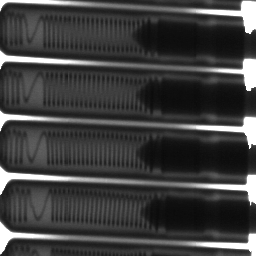
#> input picture Taller 2/images/BOUGIES.png, 256 x 256 px
$ jupyter execute Punto6Sintesis.ipynb
#> lines starting #> are read from the running program, lines starting #| are printed output that depends on the picture; after the words box and inside, x2 and y2 are one past the last pixel; in counts of white or black regions, pixels touching at a corner belong together
[cell 1]
import cv2
import matplotlib.pyplot as plt
import numpy as np

## Ejercicio de síntesis taller 2

# Ejercicio 1:

El objetivo de este ejercicio es poner en cero (NEGRO) las regiones que no pertenecen a las bujías (FONDO DE LA IMAGEN), mejorando al mismo tiempo el contraste de los objetos mismos (INTERIOR DE LAS BUJÍAS). Se puede utilizar CUALQUIERA de las operaciones vistas hasta el momento (operaciones aritméticas, lógicas, transformaciones del histograma, umbralización).

[cell 2]
bougies = cv2.imread("./images/BOUGIES.png")
#> bougies is the input picture: shape (256, 256, 3); min 10, max 255, mean 63.2
bougies = cv2.cvtColor(bougies, cv2.COLOR_BGR2GRAY)
#> bougies: shape (256, 256)

plt.imshow(bougies, cmap= 'gray', vmin = 0, vmax= 255)

plt.show()

Como se puede apreciar el fondo es de un color más claro (excepto por un color grisaseo en los centros de las instersecciones) que las bujias, por lo que se realizará una umbralización para separar las bujias y el fondo.

[cell 3]
hist = cv2.calcHist([bougies],[0],None,[256],[0,256])
#> hist = 256 values, max 3417 at index 255, min 0 at index 0, mean 256
plt.plot(hist)
plt.show()
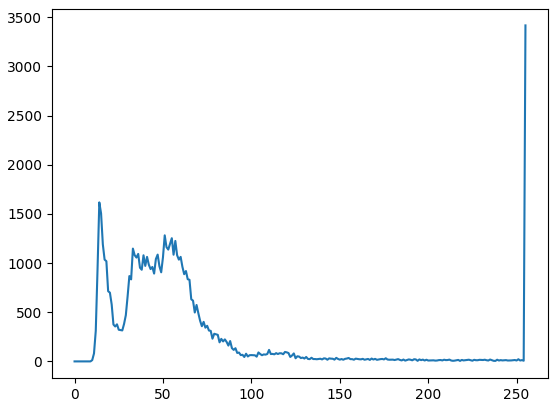
#> figure drawn by matplotlib, 1 panel; curve peaks at x = 255, y = 3417

Como se puede apreciar las bujías empiezan aproximadamente en el color 100, por lo que se define una división para separan el fondo de las bujias

[cell 4]
division_bujias_fondo = 100
thres_value, thres_bougies_1 = cv2.threshold(bougies, division_bujias_fondo, 255, cv2.THRESH_BINARY_INV)
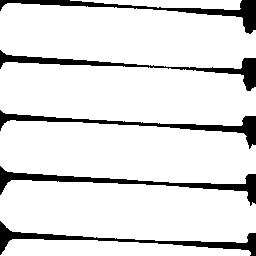
#> thres_bougies_1: shape (256, 256); 88.4% white; 5 black regions, box (x1, y1, x2, y2) and area: (0, 166, 256, 206) 1669, (0, 110, 256, 149) 1492, (0, 0, 256, 34) 1486, (0, 221, 256, 256) 1486, (0, 50, 256, 91) 1485
#> thres_value = 100

plt.imshow(thres_bougies_1, cmap= 'gray', vmin = 0, vmax= 255)
plt.show()

Como se puede observar, se logra una muy buena división entre el fondo y las bujias, por lo que en la imagen final se pintarán de negro los pixeles que sean negros en la imagen thres_bougies_1

Para mejorar el contraste dentro de las bujías se realiza una ecualización del histograma.

[cell 5]
bougies_equ = cv2.equalizeHist(bougies)
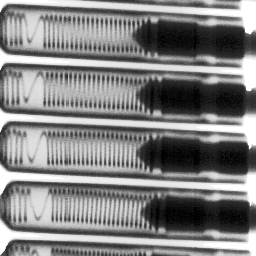
#> bougies_equ: shape (256, 256); min 0, max 255, mean 129.4
plt.imshow(bougies_equ, cmap= 'gray', vmin = 0, vmax= 255)
plt.show()

Tras obtener la mejora de contraste, se edita esta foto para agregar los pixeles negros en el fondo.

[cell 6]
bougies_equ = cv2.bitwise_and(bougies_equ, thres_bougies_1)
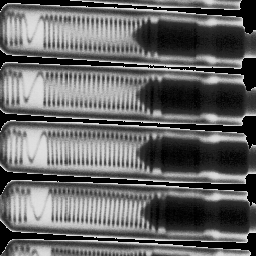
#> bougies_equ: shape (256, 256); min 0, max 225, mean 101.2
plt.imshow(bougies_equ, cmap= 'gray', vmin = 0, vmax= 255)
plt.show()

[cell 7]
fig, axes = plt.subplots(1,2, figsize = (20,15))
axes[0].imshow(bougies, cmap= 'gray', vmin = 0, vmax= 255)
axes[0].set_title('Original')
axes[1].imshow(bougies_equ, cmap= 'gray', vmin = 0, vmax= 255)
axes[1].set_title('Resultado')
plt.show()

# Ejercicio 2:

Repita el ejercicio de síntesis del taller 1, pero esta vez utilizando la umbralización.

[cell 8]
muscle = cv2.imread("./images/muscle.png")
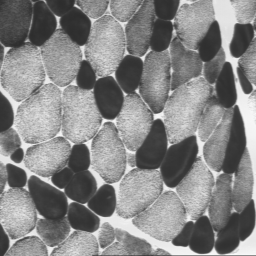
#> input picture Taller 2/images/muscle.png, 256 x 256 px
#> muscle is the input picture: shape (256, 256, 3); min 44, max 249, mean 133.1
muscle = cv2.cvtColor(muscle, cv2.COLOR_BGR2GRAY)
#> muscle: shape (256, 256)

plt.imshow(muscle, cmap= 'gray', vmin = 0, vmax= 255)

plt.show()

[cell 9]
hist_exp = cv2.calcHist([muscle], [0], None, [256], [0, 256])
#> hist_exp = 256 values, max 1174 at index 57, min 0 at index 0, mean 256
plt.plot(hist_exp)
plt.show()
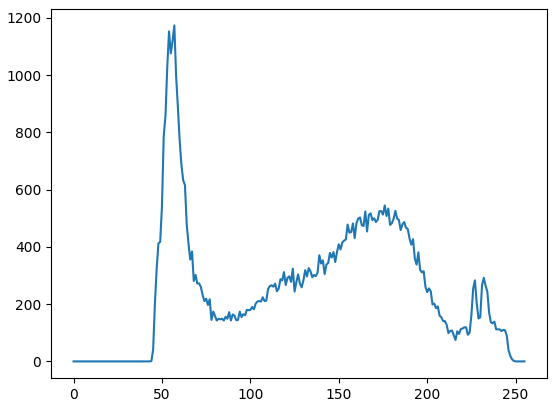
#> figure drawn by matplotlib, 1 panel; curve peaks at x = 57, y = 1174

Se puede apreciar que el color oscuro va hasta aproximadamente el color 90. Es por esto que se utiliza este valor para la transformación.

[cell 10]
T = 90

_, sintesis = cv2.threshold(muscle, T, 255, cv2.THRESH_BINARY_INV)
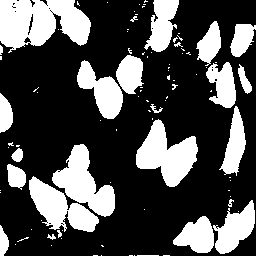
#> sintesis: shape (256, 256); 30.2% white; 95 white regions (69 under 20 px), largest, box (x1, y1, x2, y2) and area: (0, 0, 91, 53) 3396, (136, 119, 198, 187) 2258, (52, 144, 115, 217) 2143

plt.imshow(sintesis, cmap= 'gray', vmin = 0, vmax= 255)

plt.show()

[cell 11]
resultado = muscle.copy()
resultado = cv2.bitwise_or(resultado, sintesis)
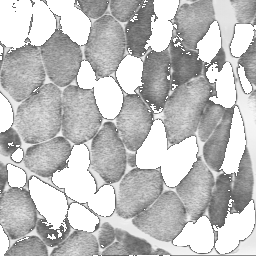
#> resultado: shape (256, 256); min 91, max 255, mean 191.8

plt.imshow(resultado, cmap= 'gray', vmin = 0, vmax= 255)

plt.show()

[cell 12]
fig, axes = plt.subplots(1,2, figsize = (20,15))
axes[0].imshow(muscle, cmap= 'gray', vmin = 0, vmax= 255)
axes[0].set_title('Original')
axes[1].imshow(resultado, cmap= 'gray', vmin = 0, vmax= 255)
axes[1].set_title('Resultado')
plt.show()
